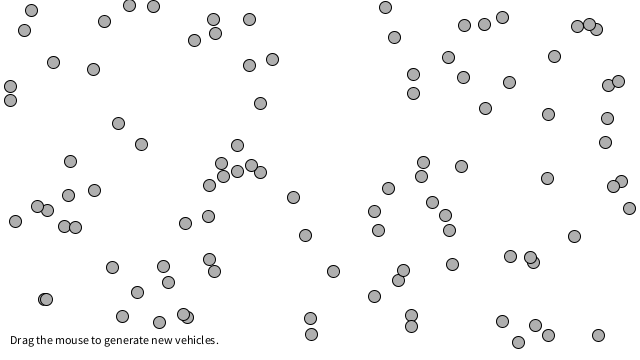
Frame 1 (no input)
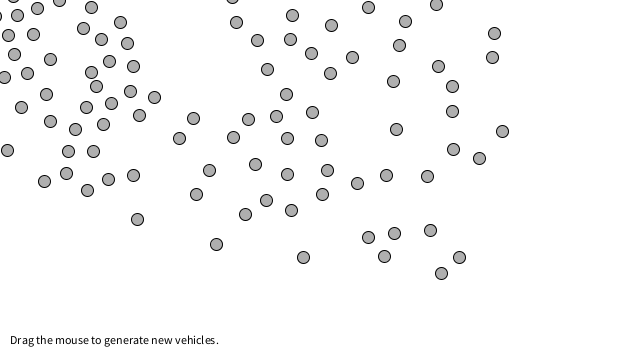
Frame 60 (the mouse pressed at the canvas centre just before this capture)
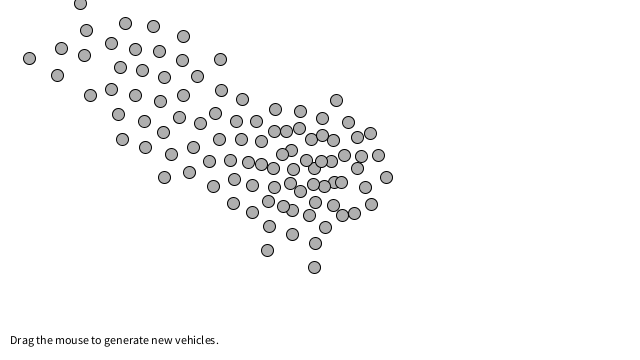
Frame 120 (the mouse held since frame 60 and released just before this capture)

The Processing sketch that drew these frames (run headless with seeded random() and noise(); from frame 60 on, the mouse is pressed at the canvas centre):

// Processing sketch: NOC_6_08_SeparationAndSeek
// ── NOC_6_08_SeparationAndSeek.pde
// The Nature of Code
// Daniel Shiffman
// http://natureofcode.com

// A list of vehicles
ArrayList<Vehicle> vehicles;

void setup() {
  size(640,360);
  // We are now making random vehicles and storing them in an ArrayList
  vehicles = new ArrayList<Vehicle>();
  for (int i = 0; i < 100; i++) {
    vehicles.add(new Vehicle(random(width),random(height)));
  }
}

void draw() {
  background(255);

  for (Vehicle v : vehicles) {
    // Path following and separation are worked on in this function
    v.applyBehaviors(vehicles);
    // Call the generic run method (update, borders, display, etc.)
    v.update();
    v.display();
  }

  // Instructions
  fill(0);
  text("Drag the mouse to generate new vehicles.",10,height-16);
}


void mouseDragged() {
  vehicles.add(new Vehicle(mouseX,mouseY));
}

// ── Vehicle.pde
// The Nature of Code
// Daniel Shiffman
// http://natureofcode.com

class Vehicle {

  // All the usual stuff
  PVector position;
  PVector velocity;
  PVector acceleration;
  float r;
  float maxforce;    // Maximum steering force
  float maxspeed;    // Maximum speed

    // Constructor initialize all values
  Vehicle(float x, float y) {
    position = new PVector(x, y);
    r = 12;
    maxspeed = 3;
    maxforce = 0.2;
    acceleration = new PVector(0, 0);
    velocity = new PVector(0, 0);
  }

  void applyForce(PVector force) {
    // We could add mass here if we want A = F / M
    acceleration.add(force);
  }
  
  void applyBehaviors(ArrayList<Vehicle> vehicles) {
     PVector separateForce = separate(vehicles);
     PVector seekForce = seek(new PVector(mouseX,mouseY));
     separateForce.mult(2);
     seekForce.mult(1);
     applyForce(separateForce);
     applyForce(seekForce); 
  }
  
    // A method that calculates a steering force towards a target
  // STEER = DESIRED MINUS VELOCITY
  PVector seek(PVector target) {
    PVector desired = PVector.sub(target,position);  // A vector pointing from the position to the target
    
    // Normalize desired and scale to maximum speed
    desired.normalize();
    desired.mult(maxspeed);
    // Steering = Desired minus velocity
    PVector steer = PVector.sub(desired,velocity);
    steer.limit(maxforce);  // Limit to maximum steering force
    
    return steer;
  }

  // Separation
  // Method checks for nearby vehicles and steers away
  PVector separate (ArrayList<Vehicle> vehicles) {
    float desiredseparation = r*2;
    PVector sum = new PVector();
    int count = 0;
    // For every boid in the system, check if it's too close
    for (Vehicle other : vehicles) {
      float d = PVector.dist(position, other.position);
      // If the distance is greater than 0 and less than an arbitrary amount (0 when you are yourself)
      if ((d > 0) && (d < desiredseparation)) {
        // Calculate vector pointing away from neighbor
        PVector diff = PVector.sub(position, other.position);
        diff.normalize();
        diff.div(d);        // Weight by distance
        sum.add(diff);
        count++;            // Keep track of how many
      }
    }
    // Average -- divide by how many
    if (count > 0) {
      sum.div(count);
      // Our desired vector is the average scaled to maximum speed
      sum.normalize();
      sum.mult(maxspeed);
      // Implement Reynolds: Steering = Desired - Velocity
      sum.sub(velocity);
      sum.limit(maxforce);
    }
    return sum;
  }


  // Method to update position
  void update() {
    // Update velocity
    velocity.add(acceleration);
    // Limit speed
    velocity.limit(maxspeed);
    position.add(velocity);
    // Reset accelertion to 0 each cycle
    acceleration.mult(0);
  }

  void display() {
    fill(175);
    stroke(0);
    pushMatrix();
    translate(position.x, position.y);
    ellipse(0, 0, r, r);
    popMatrix();
  }

}
